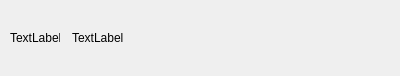
<?xml version="1.0" encoding="UTF-8"?>
<ui version="4.0">
 <class>FriendItem</class>
 <widget class="QWidget" name="FriendItem">
  <property name="geometry">
   <rect>
    <x>0</x>
    <y>0</y>
    <width>400</width>
    <height>76</height>
   </rect>
  </property>
  <property name="windowTitle">
   <string>Form</string>
  </property>
  <layout class="QHBoxLayout" name="horizontalLayout">
   <property name="leftMargin">
    <number>10</number>
   </property>
   <property name="topMargin">
    <number>8</number>
   </property>
   <property name="rightMargin">
    <number>10</number>
   </property>
   <property name="bottomMargin">
    <number>8</number>
   </property>
   <property name="spacing">
    <number>12</number>
   </property>
   <item>
    <widget class="QLabel" name="label_head">
     <property name="minimumSize">
      <size>
       <width>50</width>
       <height>50</height>
      </size>
     </property>
     <property name="maximumSize">
      <size>
       <width>50</width>
       <height>50</height>
      </size>
     </property>
     <property name="text">
      <string>TextLabel</string>
     </property>
    </widget>
   </item>
   <item>
    <widget class="QLabel" name="label_name">
     <property name="text">
      <string>TextLabel</string>
     </property>
    </widget>
   </item>
  </layout>
 </widget>
 <resources/>
 <connections/>
</ui>
